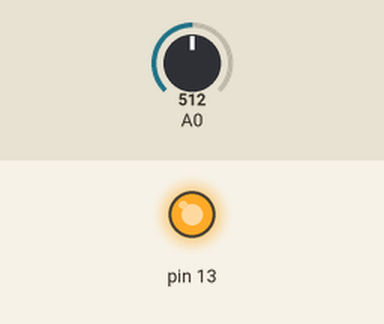
A sketch run on a simulated Arduino Uno, built with avr-gcc and run on an emulated ATmega328P. Parts: output pins drawn as LEDs (lit = HIGH). The test bench sets the inputs (shaded band); at power-on: A0 = 512. What the sketch prints to the serial monitor is not drawn. At 0.3 s the program stops and its outputs stay as they are.

Above: at 0.1 s.
Timing chart, 0 to 1.6 s (numbered marks = the images above):
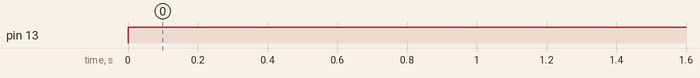

The sketch:

ldr1.ino
```cpp
void setup()
{
  pinMode(A0, INPUT);
  pinMode(13, OUTPUT);
}

void loop()
{
  int light = analogRead(A0);
  analogWrite(13, light);

  Serial.begin(9600);
  Serial.println(light);
}
```

Measured:
- by itself, pin 13: LOW → HIGH at 0.00 s
